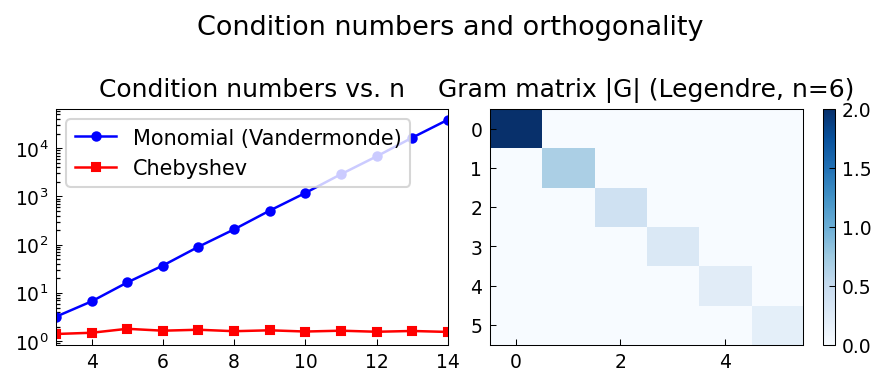

Generate this figure with Python:
"""Condition numbers and quasimatrices.

Demonstrates condition numbers of various function bases and quasimatrix QR,
following linalg/CondNos.m by Nick Trefethen (September 2010) and
linalg/QuasiQR.m by Hale & Trefethen (March 2022).

Original MATLAB Chebfun: Copyright 2017 by The University of Oxford and
The Chebfun Developers. See https://www.chebfun.org/ for Chebfun information.
"""
import os

os.environ.setdefault("XLA_PYTHON_CLIENT_PREALLOCATE", "false")

import matplotlib

matplotlib.use("Agg")
import os
import sys

import jax.numpy as jnp
import matplotlib.pyplot as plt
import numpy as np

sys.path.insert(0, os.path.join(os.path.dirname(__file__), '..', '..', 'src'))

import chebfunjax as cj
from chebfunjax.plotting import chebfun_style

chebfun_style()

from chebfunjax.utils.polynomials import chebpoly
from chebfunjax.utils.quadrature import chebpts, chebweights


def eval_Tj(j, xs_np):
    """Evaluate Chebyshev polynomial T_j at numpy array xs_np."""
    coeffs = chebpoly(j)
    f = cj.chebfun.from_coeffs(coeffs)
    return np.array([float(f(jnp.array(float(x)))) for x in xs_np])

def eval_Pj(j, xs_np):
    """Evaluate Legendre polynomial P_j at numpy array xs_np."""
    from scipy.special import legendre
    P = legendre(j)
    return P(xs_np)

def run():
    print("=" * 60)
    print("Condition numbers and quasimatrix QR")
    print("=" * 60)

    # --- Condition numbers of monomial vs Chebyshev basis ---
    print("\nCondition numbers of Vandermonde vs. Chebyshev matrices:")
    for n in [5, 10, 15]:
        xs_n = np.array(chebpts(n))
        V = np.vander(xs_n, n, increasing=True)
        cond_V = np.linalg.cond(V)
        T = np.column_stack([eval_Tj(j, xs_n) for j in range(n)])
        cond_T = np.linalg.cond(T)
        print(f"  n={n:2d}: cond(Vandermonde) = {cond_V:.2e},  cond(Chebyshev) = {cond_T:.2e}")
        assert cond_T < cond_V + 1  # Chebyshev not worse

    # --- Quasimatrix inner products ---
    print("\nQuasimatrix Gram matrix (Legendre polynomials, n=6):")
    n_qm = 6
    n_pts = 200
    xs_pts = np.array(chebpts(n_pts))
    ws_pts = np.array(chebweights(n_pts))

    # Build matrix of Legendre polynomial evaluations
    P = np.column_stack([eval_Pj(j, xs_pts) for j in range(n_qm)])

    # Gram matrix = P^T W P (Clenshaw-Curtis weights)
    G = P.T @ (ws_pts[:, None] * P)
    print("Gram matrix structure (orthogonality check):")
    # Check orthogonality (off-diagonal ~ 0)
    max_off = np.max(np.abs(G - np.diag(np.diag(G))))
    print(f"Max off-diagonal element: {max_off:.2e}  (expected: ~0)")
    assert max_off < 0.05, f"Orthogonality failed: max off-diag = {max_off}"

    # Diagonal elements should be positive
    for j in range(n_qm):
        print(f"  <P_{j},P_{j}> = {G[j,j]:.8f}  (positive: {G[j,j] > 0})")
        assert G[j, j] > 0, f"P_{j} has non-positive norm"

    # --- Plot ---
    _here = os.path.dirname(os.path.abspath(__file__))
    fig, axes = plt.subplots(1, 2)

    # Condition number growth
    ns_plot = list(range(3, 15))
    cond_vand = []
    cond_cheb = []
    for n in ns_plot:
        xn = np.array(chebpts(n))
        Vn = np.vander(xn, n, increasing=True)
        Tn = np.column_stack([eval_Tj(j, xn) for j in range(n)])
        cond_vand.append(np.linalg.cond(Vn))
        cond_cheb.append(np.linalg.cond(Tn))

    axes[0].semilogy(ns_plot, cond_vand, 'b-o', markersize=4, label='Monomial (Vandermonde)')
    axes[0].semilogy(ns_plot, cond_cheb, 'r-s', markersize=4, label='Chebyshev')
    axes[0].set_title("Condition numbers vs. n", fontsize=12)
    axes[0].legend()

    # Gram matrix heatmap
    im = axes[1].imshow(np.abs(G), cmap='Blues', aspect='auto')
    axes[1].set_title("Gram matrix |G| (Legendre, n=6)", fontsize=12)
    fig.colorbar(im, ax=axes[1])

    fig.suptitle("Condition numbers and orthogonality", fontsize=13)
    fig.tight_layout()
    fig.savefig(os.path.join(_here, "condition_numbers.png"), dpi=150, bbox_inches="tight")
    plt.close(fig)

    print("\nAll assertions passed.")
    return True

if __name__ == "__main__":
    run()
